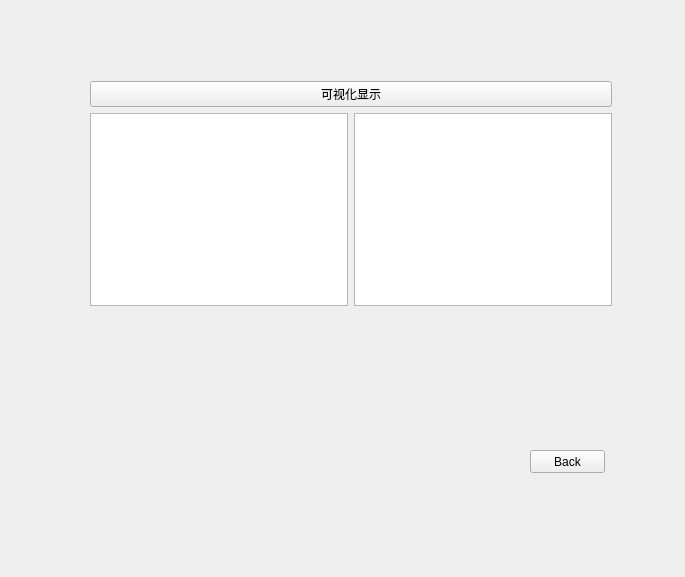
<?xml version="1.0" encoding="UTF-8"?>
<ui version="4.0">
 <class>Form</class>
 <widget class="QWidget" name="Form">
  <property name="geometry">
   <rect>
    <x>0</x>
    <y>0</y>
    <width>685</width>
    <height>577</height>
   </rect>
  </property>
  <property name="windowTitle">
   <string>Form</string>
  </property>
  <widget class="QWidget" name="layoutWidget">
   <property name="geometry">
    <rect>
     <x>90</x>
     <y>81</y>
     <width>522</width>
     <height>225</height>
    </rect>
   </property>
   <layout class="QVBoxLayout" name="verticalLayout">
    <item>
     <widget class="QPushButton" name="pushButton">
      <property name="text">
       <string>可视化显示</string>
      </property>
     </widget>
    </item>
    <item>
     <layout class="QHBoxLayout" name="horizontalLayout">
      <item>
       <widget class="QPlainTextEdit" name="plainTextEdit_2"/>
      </item>
      <item>
       <widget class="QPlainTextEdit" name="plainTextEdit"/>
      </item>
     </layout>
    </item>
   </layout>
  </widget>
  <widget class="QPushButton" name="pushButton_2">
   <property name="geometry">
    <rect>
     <x>530</x>
     <y>450</y>
     <width>75</width>
     <height>23</height>
    </rect>
   </property>
   <property name="text">
    <string>Back</string>
   </property>
  </widget>
 </widget>
 <resources/>
 <connections/>
</ui>
